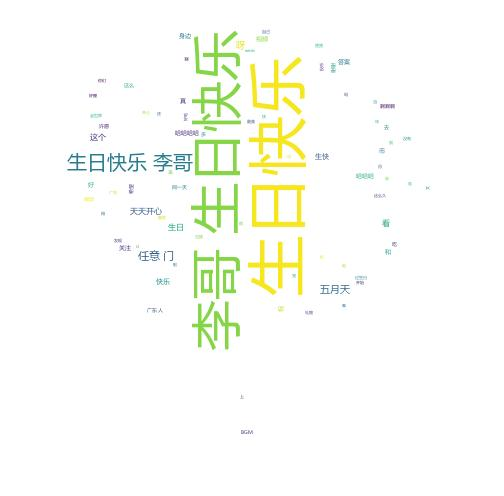

Write Python code to recreate this figure.
import jieba # 结巴分词
import wordcloud # 词云图
import imageio # 读取本地图片，修改词云图形

img = imageio.imread('热气球.jpg')

# 1.读取弹幕数据
fp = open('弹幕.txt', encoding='utf-8')
text = fp.read()

# 2.分词，把一句话分割成很多分词
text_list = jieba.lcut(text)

# 列表转成字符串
text_str = ' '.join(text_list)
print(text_str)

# 3.词云图配置
wc = wordcloud.WordCloud(
    width=500,
    height=500,
    background_color='white',
    mask=img,
    stopwords={'我','你','了','的','啊','这','是','都','也','就','有'},
    font_path='msyh.ttc'
)

wc.generate(text_str)
wc.to_file('词云.jpg')
